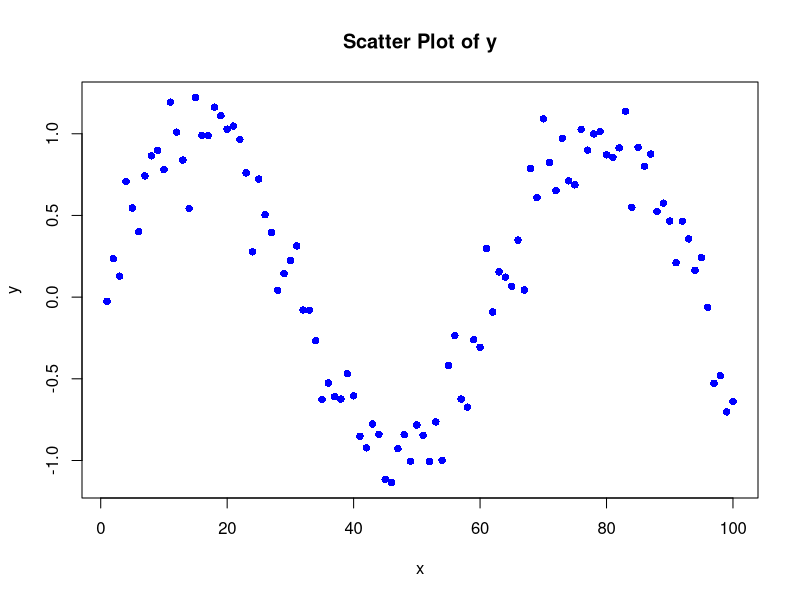
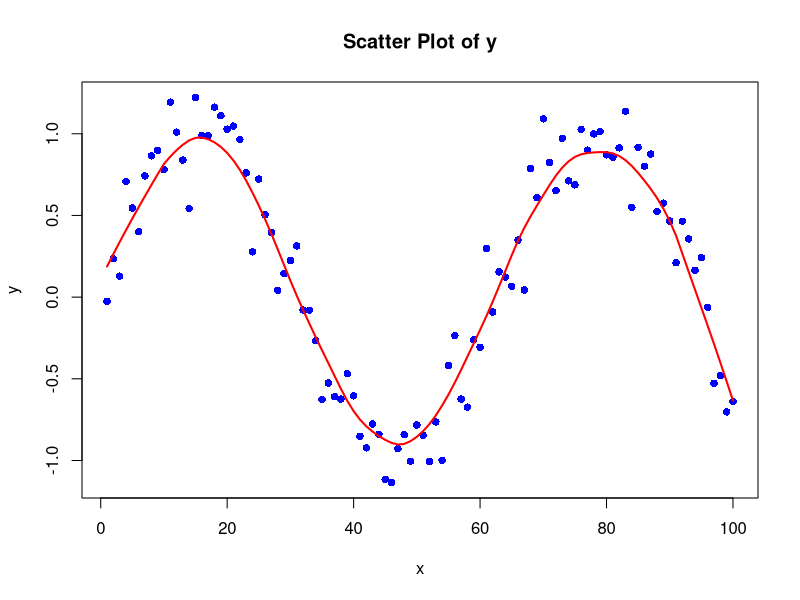
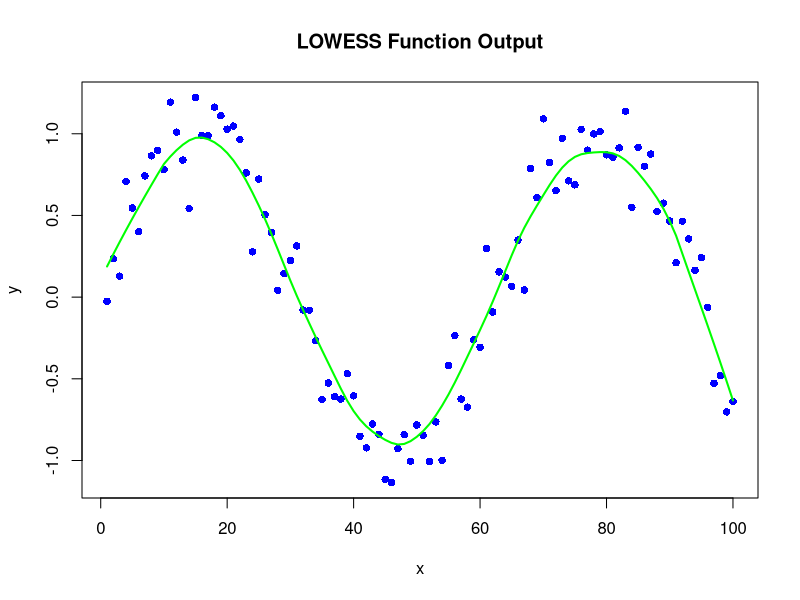

Generate these figures, in order, with R:
## ---- chunk 1
#| echo: true
airquality[
  is.na(airquality$Ozone) | 
  is.na(airquality$Solar.R) | 
  is.na(airquality$Wind) | 
  is.na(airquality$Temp) | 
  is.na(airquality$Month) | 
  is.na(airquality$Day)
  , ]
## ---- chunk 2
#| echo: true
mean(airquality$Ozone, na.rm=TRUE)
mean(airquality$Temp, na.rm=TRUE)

sd(airquality$Ozone, na.rm=TRUE)
sd(airquality$Temp, na.rm=TRUE)

min(airquality$Ozone, na.rm=TRUE)
min(airquality$Temp, na.rm=TRUE)

max(airquality$Ozone, na.rm=TRUE)
max(airquality$Temp, na.rm=TRUE)
## ---- chunk 3
#| echo: true
x<-cbind(cars$speed, 1)
y<-cars$dist
beta_estimate<-solve(t(x) %*% x) %*% (t(x) %*% y)
beta_estimate
## ---- chunk 4
#| echo: true
linear_func<-lm(dist~speed, data=cars)
linear_func
## ---- chunk 5
#| echo: true
x <- 1:100
set.seed(1)
e_i <- rnorm(100, 0, 0.2)
y <- sin(x / 10) + e_i

f <- 0.2  
k <- ceiling(f * length(x))

x
y
plot(x, y, col="blue", pch=16, main="Scatter Plot of y", xlab="x", ylab="y")
## ---- chunk 6
#| echo: true
customLowess <- function(x, y, f) {
  k <- ceiling(f * length(x))  
  Ysmooth <- numeric(length(x))
  weight_s <- function(x, y, x_i, k) {
    distances <- abs(x - x_i)
    ordered <- order(distances)
    neighbour <- ordered[1:k]
    d_max <- max(distances[neighbour])
    w <- rep(0, k)  
    for (j in 1:k) {
      w[j] <- ifelse(d_max == 0, 1, (1 - (distances[neighbour[j]] / d_max)^3)^3)
    }
    return(list(neighbourx = x[neighbour], neighboury = y[neighbour], weights = w))
  }
  for (i in seq_along(x)) {
    x_i <- x[i]
    result <- weight_s(x, y, x_i, k)
    Xneighbours <- result$neighbourx
    Yneighbours <- result$neighboury
    w <- result$weights
    sum_w <- sum(w)
    x_mean <- (sum(w * Xneighbours) / sum_w)
    y_mean <- sum(w * Yneighbours) / sum_w
    num <- sum(w * (Xneighbours - x_mean) * (Yneighbours - y_mean))
    den <- (sum(w * (Xneighbours - x_mean)^2))
    b1 <- ifelse(den == 0, 0, num / den)  
    b0 <- y_mean - b1 * x_mean  
    Ysmooth[i] <- b0 + b1 * x_i
  }
  return(Ysmooth)
}

Ysmooth <- customLowess(x, y, f)
plot(x, y, col="blue", pch=16, main="Scatter Plot of y", xlab="x", ylab="y")
lines(x, Ysmooth, col="red", lwd=2) 
## ---- chunk 7
#| echo: true
qqq <- lowess(x, y, iter = 0, f=0.2)  
plot(x, y, pch=16, col="blue",  main="LOWESS Function Output")
lines(qqq, col="green", lwd=2)
